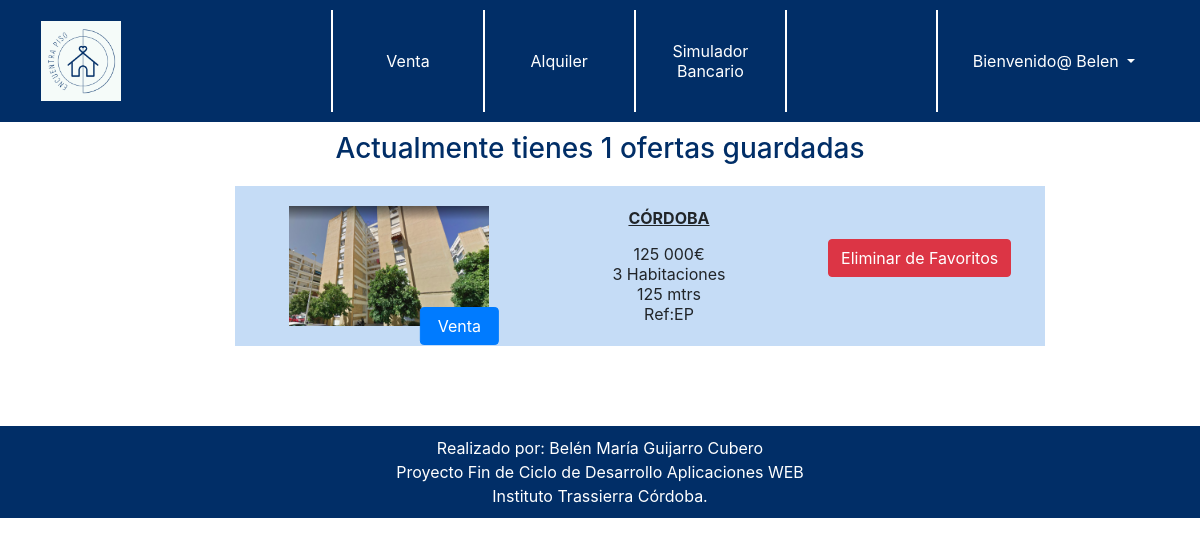
/favoritos/2/ (signed in), run on the app's committed database.
### applications/inmuebles/models.py (models this page shows, shortened)
class Favoritos(models.Model):
	oferta=models.ForeignKey("operaciones.Oferta",on_delete=models.CASCADE)
	usuario=models.ForeignKey("administracion.Cliente",on_delete=models.CASCADE)

class Inmueble(models.Model):
	PROVINCE_CHOICES =(
		('01', 'Alaba'), ('02', 'Albacete'), ('03', 'Alicante'),
		('04', 'Almería'), ('05', 'Ávila'), ('06', 'Badajoz'),
		('07', 'Islas Baleares'), ('08', 'Barcelona'), ('09', 'Burgos'),
		('10', 'Cáceres'), ('11', 'Cádiz'), ('12', 'Castellón'),
		('13', 'Ciudad Real'), ('14', 'Córdoba'), ('15', 'A Coruña'),
		('16', 'Cuenca'), ('17', 'Girona'), ('18', 'Granada'),
		('19', 'Guadalajara'), ('20', 'Guipúzcoa'), ('21', 'Huelva'),
		('22', 'Huesca'), ('23', 'Jaén'), ('24', 'León'),
		('25', 'Lleida'), ('26', 'La Rioja'), ('27', 'Lugo'),
		('28', 'Madrid'), ('29', 'Málaga'), ('30', 'Murcia'),
		('31', 'Navarra'), ('32', 'Ourense'), ('33', 'Asturias'),
		('34', 'Palencia'), ('35', 'Las Palmas'), ('36', 'Pontevedra'),
		('37', 'Salamanca'), ('38', 'Santa Cruz de Tenerife'), ('39', 'Cantabria'),
		('40', 'Segovia'), ('41', 'Sevilla'), ('42', 'Soria'),
		('43', 'Tarragona'), ('44', 'Teruel'), ('45', 'Toledo'),
		('46', 'Valencia'), ('47', 'Valladolid'), ('48', 'Vizcaya'),
		('49', 'Zamora'), ('50', 'Zaragoza'), ('51', 'Ceuta'), ('52', 'Melilla')
		)
	HABITACIONES_CHOICES=(
        ('0', 'Loft'),
        ('1', '1 Habitacion'),
        ('2', '2 Habitaciones'),
        ('3', '3 Habitaciones'),
        ('4', '4 Habitaciones'),
        ('5', '5 Habitaciones'),
        ('6', 'Más de 5'),
        )
	ORIENTACION_CHOICES=(
	 	('1', '(N) Norte'),
        ('2', '(NO) Noreste'),
        ('3', '(E) Este'),
        ('4', '(SE) Sureste'),
        ('5', '(S) Sur'),
        ('6', '(SO) Suroeste'),
        ('7', '(O) Oeste'),
        ('8', '(NO) Noroeste'),
	 	)
	propietario= models.ForeignKey("administracion.Propietario", verbose_name="propietario",on_delete=models.CASCADE )
	direccion= models.CharField('Direccion', max_length=200)
	localizacion= models.CharField('Localización', max_length=2, choices=PROVINCE_CHOICES)
	codigo_postal= models.IntegerField('CP',)
	metros=models.IntegerField('Metros',)
	habitacion=models.CharField('Habitación', max_length=1, choices=HABITACIONES_CHOICES)
	planta=models.IntegerField('Planta',)
	wc=models.IntegerField('Baños',)
	orientacion=models.CharField('Orientación', max_length=1, choices=ORIENTACION_CHOICES)
	construccion=models.IntegerField('Año Construcción',)
	comunidad=models.DecimalField('Precio Comunidad', max_digits=6, decimal_places=2)
	ascensor=models.BooleanField('Ascensor', default=False)
	terraza=models.BooleanField('Terraza', default=False)
	patio=models.BooleanField('Patio', default=False)
	observacion= models.CharField('Observacion', max_length=1024)
	imagenPrincipal= models.ImageField("ImagenPrincipal",upload_to="imagenes/")
	imagen1=models.ImageField("imagen1",upload_to="imagenes/",default="imagenes/pordefecto.png",blank=True, null=True)
	imagen2=models.ImageField("imagen2",upload_to="imagenes/",default="imagenes/pordefecto.png",blank=True, null=True)
	imagen3=models.ImageField("imagen3",upload_to="imagenes/",default="imagenes/pordefecto.png",blank=True, null=True)
	imagen4=models.ImageField("imagen4",upload_to="imagenes/",default="imagenes/pordefecto.png",blank=True, null=True)
	activo=models.BooleanField('Activo', default=True)
	created_at = models.DateTimeField(auto_now_add=True, null=True)
	updated_at = models.DateTimeField(auto_now_add=True, null=True)

### applications/operaciones/models.py (models this page shows, shortened)
class Oferta(models.Model):
	inmueble= models.ForeignKey("inmuebles.Inmueble", verbose_name=("Inmueble"),on_delete=models.CASCADE)
	vendedor=models.ForeignKey("administracion.Trabajador", verbose_name=("trabajador"),on_delete=models.SET_NULL, blank=True,null=True)
	precio=models.DecimalField('Precio', max_digits=13, decimal_places=6)
	descuento=models.DecimalField('Descuento', max_digits=5, decimal_places=2, default=0)
	tipo=models.CharField("tipo",max_length=1)
	activa=models.BooleanField('Activo', default=True)
	updated_at = models.DateTimeField(auto_now_add=True, null=True)
	created_at = models.DateTimeField(auto_now_add=True, null=True)

### applications/operaciones/views.py (the view, shortened to what this page needs)
# urls.py: path('favoritos/<int:id>/',views.Megusta.as_view(),name="Favoritos"),
class Megusta(View):
    def get(self, request, id):
        clientes=Cliente.objects.all()
        trabajadores=Trabajador.objects.all()
        user=User.objects.get(id=id)
        cliente=Cliente.objects.get(usuario=user)
        favoritos=Favoritos.objects.filter(usuario=cliente)
        contador=len(favoritos)
        return render(request,"favoritos.html", {"favoritos":favoritos,"contador":contador,"clientes":clientes,"trabajadores":trabajadores})

### templates/favoritos.html (shortened to what this page needs)
{% extends "base.html" %}
{% load static %}
{% load humanize %}
{% block head %}
{% include 'cabecera.html' %}
{% endblock head %}
{% block content %}
<center>
<h3>
{%if contador %}
Actualmente tienes {{contador}} ofertas guardadas
{%endif%}
</h3>
</center>
<ul>
	{% for f in favoritos %}
	<ol style="margin:20px">
		<table style="margin:auto;"width="75%">
			<tr style="padding:10px">
				<td width="20%" align="center" style="background-color:#c5dcf6; padding:20px 10px; margin:10px 10px">
					<div id="foto">
    					<a href="{% url 'app_inmuebles:Info' f.oferta.id %}"class="text-decoration-none">
    						<img src={{f.oferta.inmueble.imagenPrincipal.url}} width="200px">
    					{% if f.oferta.tipo == "1" %}
    							<button class="btn btn-primary">Alquiler</button>
    					{% else %}
    							<button class="btn btn-primary">&nbsp;Venta&nbsp;</button>
    					{% endif %}
          				</a>
        			</div>
        		</td>
        		<td width="20%" align="center" style="background-color:#c5dcf6; padding:10px 10px">
        			<div>
          				<p stytle="font-weight:bold;padding-button:15px"><u><b>{{f.oferta.inmueble.get_localizacion_display|upper}}</b></u></p>
          				{{f.oferta.precio|floatformat:0|intcomma }}€<br/>
          				{{f.oferta.inmueble.get_habitacion_display}}<br/>
          				{{f.oferta.inmueble.metros}} mtrs<br/>
          				Ref:EP{{o.id}}
       				</div>
				</td>
				<td width="20%" align="center" style="background-color:#c5dcf6; padding:10px 10px">
					 <form action="" method="post">
							<button type="submit" id="favorito"class="btn btn-danger" >Eliminar de Favoritos </button>
					</form>
				</td>
        	</tr>
   		</table>
	</ol>
	{% endfor %}
</ul>
{% endblock content %}

### templates/cabecera.html (shortened to what this page needs)
{% load static %}
<div class="container-mx-0" id="cabecera-fondo">
	<div class="container" id="cabecera-frente">
		<table style="width:100%;">
			<tr>
				<td style="width:20%; ">
					<a href="{% url 'app_inmuebles:home'%}">
  					<img id="logo" style="width:100px;padding:10px"src="{% static 'images/logo.png' %}">
  					</a>
  				</td>
				<td id="tdcabecera">
					<a href="{% url 'app_inmuebles:Ventas'%}">
						Venta
					</a>
				</td>
				<td id="tdcabecera" >
					<a href="{% url 'app_inmuebles:Alquileres'%}">
						Alquiler
					</a>
				</td>
				<td id="tdcabecera" >
					<a href="{% url 'app_operaciones:Simulador'%}">
						Simulador<br/> Bancario</td>
				<td id="tdcabecera" ></td>
				<td id="tdcabecera">
					{% if user.is_authenticated %}
					 <div class="nav-link dropdown-toggle"id="navbarDropdown" role="button" data-toggle="dropdown" aria-haspopup="true" aria-expanded="false" >
					 	Bienvenido@ {{user.username|capfirst}}
        			</div>
					{%else%}
						<a href="{% url 'app_administracion:login'%}">
						Registrate <br/> <br/>Inicia Sesión <br/>
					 {%endif%}
				</td>
			</tr>
		</table>
	</div>
</div>

### encuentrapiso/static/css/estilos.css (style rules this page uses)
#cabecera-fondo { background-color: #012e67; }
#cabecera-frente { background-color: #012e67; padding:10px 0px; }
#tdcabecera { width:10%; border-left:solid 2px #ffffff; padding:0 1%; color:#ffffff; text-align:center }
#tdcabecera a { color: white; text-decoration: none; }
h3 { color:#012e67; padding-top:10px; }
#foto { position:relative; display:inline-block; }
#foto button { position: absolute; top: 100%; left: 85%; transform: translate(-50%, -50%); }

### data on the page
Favoritos: oferta.inmueble.imagenPrincipal (picture), shows "Venta", oferta.inmueble.localizacion "CÓRDOBA", oferta.precio "125 000", oferta.inmueble.habitacion "3 Habitaciones", oferta.inmueble.metros "125"

### other printed values
{{ user.username|capfirst }} "Belen"
{{ contador }} "1"
